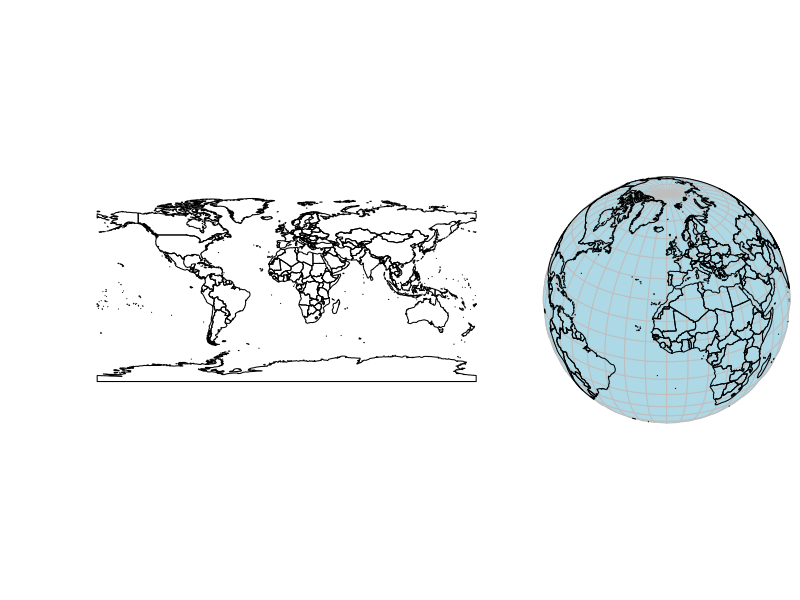
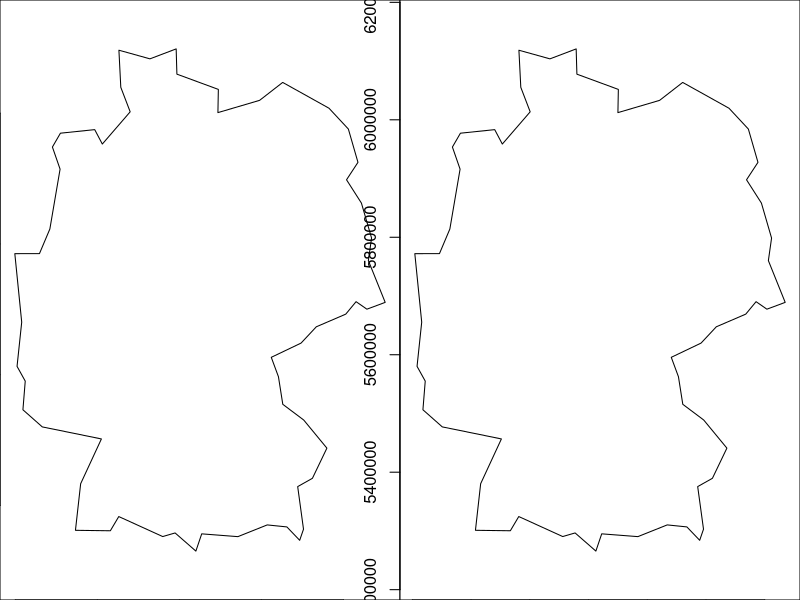

Write the R code that produced these figures, in order.
## ---- chunk 1
library(sf)
library(rnaturalearth)
sf_use_s2(FALSE) # FIXME:
w <- ne_countries(scale = "medium", returnclass = "sf")
suppressWarnings(st_crs(w) <- st_crs(4326))
layout(matrix(1:2, 1, 2), c(2,1))
plot(st_geometry(w))

circ = function(l = c(-180:180), lon0 = 0, lat0 = 30) {
	deg2rad = pi / 180
	lat = atan(-cos((l - lon0) * deg2rad)/tan(lat0 * deg2rad)) / deg2rad
	xy = if (lat0 == 0) {
		l1 = lon0 - 90
		l2 = lon0 + 90
		rbind(c(l1,-90), c(l2,-90), c(l2,0), c(l2,90), c(l1,90), c(l1,0), c(l1,-90))
	} else if (lat0 > 0) {
		xy = cbind(lon = l, lat = lat)
		rbind(c(-180,90),xy,c(180,90),c(-180,90))
	} else {
		xy = cbind(lon = l, lat = lat)[length(l):1,]
		rbind(c(180,-90), xy, c(-180,-90),c(180,-90))
	}
	st_sfc(st_polygon(list(xy)), crs = st_crs(4326))
	# TODO: break at dateline, guarantee within -180,180
}

m = st_make_grid()
m = st_segmentize(m, 4e5)

i = 0
par(mar = rep(0,4))
lat=30+(i/2)
lon=-10-(i/2)
p4s=paste0("+proj=ortho +lat_0=", lat, " +lon_0=", lon)
plot(st_transform(m, st_crs(p4s), check = TRUE), col = 'lightblue', border = 'grey')
crc = circ(lat0 = lat, lon0 = lon)
st_crs(w) <- 4326 # added RSB to handle use of PROJ 6.1.0
w0 = suppressWarnings(st_intersection(st_make_valid(w), crc))
w0 = st_cast(w0, "MULTIPOLYGON")
plot(st_transform(st_geometry(w0), st_crs(p4s), check = TRUE), add = TRUE)
## ---- chunk 2
st_crs(w)
## ---- chunk 3
DE = st_geometry(ne_countries(country = "germany", returnclass = "sf"))
DE.eqc = st_transform(DE, "+proj=eqc +lat_ts=51.14 +lon_0=90w")
## ---- chunk 4
mean(st_bbox(DE)[c("ymin", "ymax")])
## ---- chunk 5
par(mfrow = c(1, 2))
plot(DE, axes = TRUE)
plot(DE.eqc, axes = TRUE)
## ---- chunk 6
sq = rbind(c(-89,0), c(-89,1), c(-91,1), c(-91,0), c(-89,0))
pol = st_sfc(st_polygon(list(sq)), crs = 4326)
(pol.o = st_transform(pol, "+proj=ortho +lat_0=0 +lon_0=0"))[[1]]
st_is_valid(pol.o, NA_on_exception=FALSE)
## ---- chunk 7
library(classInt)
# set.seed(1) needed ?
r = rnorm(100)
(cI <- classIntervals(r))
cI$brks
## ---- chunk 8
(ls = st_sfc(st_linestring(rbind(c(-179.5, 52), c(179.5, 52))), crs = 4326))
## ---- chunk 9
st_length(ls)
## ---- chunk 10
dateline = st_sfc(st_linestring(rbind(c(180, 51), c(180, 53))), crs = 4326)
st_intersects(ls, dateline)
## ---- chunk 11
(ls.w = st_wrap_dateline(ls))[[1]]
## ---- chunk 12
(ls.w2 = st_wrap_dateline(st_segmentize(ls, units::set_units(30, km))))[[1]]
## ---- chunk 13
st_bbox(ls.w)
## ---- chunk 14
pole = st_sfc(st_polygon(list(rbind(c(0,80), c(120,80), c(240,80), c(0,80)))), crs = 4326)
## ---- chunk 15
st_intersects(pole, st_sfc(st_point(c(0,90)), crs = 4326))
## ---- chunk 16
st_area(pole)
